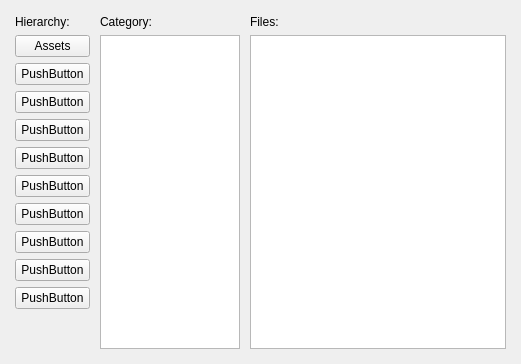
          <widget class="QWidget" name="t_files">
           <attribute name="title">
            <string>Files</string>
           </attribute>
           <layout class="QHBoxLayout" name="horizontalLayout_6">
            <property name="spacing">
             <number>10</number>
            </property>
            <property name="margin">
             <number>15</number>
            </property>
            <item>
             <widget class="QWidget" name="widget_14" native="true">
              <layout class="QVBoxLayout" name="verticalLayout_2">
               <property name="spacing">
                <number>6</number>
               </property>
               <property name="margin">
                <number>0</number>
               </property>
               <item>
                <widget class="QLabel" name="l_fHierarchy">
                 <property name="text">
                  <string>Hierarchy:</string>
                 </property>
                </widget>
               </item>
               <item>
                <widget class="QPushButton" name="b_fH01">
                 <property name="minimumSize">
                  <size>
                   <width>75</width>
                   <height>0</height>
                  </size>
                 </property>
                 <property name="maximumSize">
                  <size>
                   <width>75</width>
                   <height>16777215</height>
                  </size>
                 </property>
                 <property name="text">
                  <string>Assets</string>
                 </property>
                </widget>
               </item>
               <item>
                <widget class="QPushButton" name="b_fH02">
                 <property name="minimumSize">
                  <size>
                   <width>75</width>
                   <height>0</height>
                  </size>
                 </property>
                 <property name="maximumSize">
                  <size>
                   <width>75</width>
                   <height>16777215</height>
                  </size>
                 </property>
                 <property name="text">
                  <string>PushButton</string>
                 </property>
                </widget>
               </item>
               <item>
                <widget class="QPushButton" name="b_fH03">
                 <property name="minimumSize">
                  <size>
                   <width>75</width>
                   <height>0</height>
                  </size>
                 </property>
                 <property name="maximumSize">
                  <size>
                   <width>75</width>
                   <height>16777215</height>
                  </size>
                 </property>
                 <property name="text">
                  <string>PushButton</string>
                 </property>
                </widget>
               </item>
               <item>
                <widget class="QPushButton" name="b_fH04">
                 <property name="minimumSize">
                  <size>
                   <width>75</width>
                   <height>0</height>
                  </size>
                 </property>
                 <property name="maximumSize">
                  <size>
                   <width>75</width>
                   <height>16777215</height>
                  </size>
                 </property>
                 <property name="text">
                  <string>PushButton</string>
                 </property>
                </widget>
               </item>
               <item>
                <widget class="QPushButton" name="b_fH05">
                 <property name="minimumSize">
                  <size>
                   <width>75</width>
                   <height>0</height>
                  </size>
                 </property>
                 <property name="maximumSize">
                  <size>
                   <width>75</width>
                   <height>16777215</height>
                  </size>
                 </property>
                 <property name="text">
                  <string>PushButton</string>
                 </property>
                </widget>
               </item>
               <item>
                <widget class="QPushButton" name="b_fH06">
                 <property name="minimumSize">
                  <size>
                   <width>75</width>
                   <height>0</height>
                  </size>
                 </property>
                 <property name="maximumSize">
                  <size>
                   <width>75</width>
                   <height>16777215</height>
                  </size>
                 </property>
                 <property name="text">
                  <string>PushButton</string>
                 </property>
                </widget>
               </item>
               <item>
                <widget class="QPushButton" name="b_fH07">
                 <property name="minimumSize">
                  <size>
                   <width>75</width>
                   <height>0</height>
                  </size>
                 </property>
                 <property name="maximumSize">
                  <size>
                   <width>75</width>
                   <height>16777215</height>
                  </size>
                 </property>
                 <property name="text">
                  <string>PushButton</string>
                 </property>
                </widget>
               </item>
               <item>
                <widget class="QPushButton" name="b_fH08">
                 <property name="minimumSize">
                  <size>
                   <width>75</width>
                   <height>0</height>
                  </size>
                 </property>
                 <property name="maximumSize">
                  <size>
                   <width>75</width>
                   <height>16777215</height>
                  </size>
                 </property>
                 <property name="text">
                  <string>PushButton</string>
                 </property>
                </widget>
               </item>
               <item>
                <widget class="QPushButton" name="b_fH09">
                 <property name="minimumSize">
                  <size>
                   <width>75</width>
                   <height>0</height>
                  </size>
                 </property>
                 <property name="maximumSize">
                  <size>
                   <width>75</width>
                   <height>16777215</height>
                  </size>
                 </property>
                 <property name="text">
                  <string>PushButton</string>
                 </property>
                </widget>
               </item>
               <item>
                <widget class="QPushButton" name="b_fH10">
                 <property name="minimumSize">
                  <size>
                   <width>75</width>
                   <height>0</height>
                  </size>
                 </property>
                 <property name="maximumSize">
                  <size>
                   <width>75</width>
                   <height>16777215</height>
                  </size>
                 </property>
                 <property name="text">
                  <string>PushButton</string>
                 </property>
                </widget>
               </item>
               <item>
                <spacer name="verticalSpacer_2">
                 <property name="orientation">
                  <enum>Qt::Vertical</enum>
                 </property>
                 <property name="sizeHint" stdset="0">
                  <size>
                   <width>20</width>
                   <height>40</height>
                  </size>
                 </property>
                </spacer>
               </item>
              </layout>
             </widget>
            </item>
            <item>
             <widget class="QWidget" name="widget_9" native="true">
              <property name="minimumSize">
               <size>
                <width>140</width>
                <height>0</height>
               </size>
              </property>
              <property name="maximumSize">
               <size>
                <width>140</width>
                <height>16777215</height>
               </size>
              </property>
              <layout class="QVBoxLayout" name="verticalLayout_5">
               <property name="margin">
                <number>0</number>
               </property>
               <item>
                <widget class="QLabel" name="l_fCategory">
                 <property name="text">
                  <string>Category:</string>
                 </property>
                </widget>
               </item>
               <item>
                <widget class="QListView" name="lw_fCategory">
                 <property name="contextMenuPolicy">
                  <enum>Qt::CustomContextMenu</enum>
                 </property>
                 <property name="editTriggers">
                  <set>QAbstractItemView::NoEditTriggers</set>
                 </property>
                </widget>
               </item>
              </layout>
             </widget>
            </item>
            <item>
             <widget class="QWidget" name="widget_10" native="true">
              <layout class="QVBoxLayout" name="verticalLayout_7">
               <property name="margin">
                <number>0</number>
               </property>
               <item>
                <widget class="QLabel" name="l_fFiles">
                 <property name="text">
                  <string>Files:</string>
                 </property>
                </widget>
               </item>
               <item>
                <widget class="QTableView" name="tw_fFiles">
                 <property name="contextMenuPolicy">
                  <enum>Qt::CustomContextMenu</enum>
                 </property>
                 <property name="editTriggers">
                  <set>QAbstractItemView::NoEditTriggers</set>
                 </property>
                 <property name="selectionMode">
                  <enum>QAbstractItemView::ExtendedSelection</enum>
                 </property>
                 <property name="selectionBehavior">
                  <enum>QAbstractItemView::SelectRows</enum>
                 </property>
                 <property name="textElideMode">
                  <enum>Qt::ElideRight</enum>
                 </property>
                 <property name="verticalScrollMode">
                  <enum>QAbstractItemView::ScrollPerPixel</enum>
                 </property>
                 <property name="horizontalScrollMode">
                  <enum>QAbstractItemView::ScrollPerPixel</enum>
                 </property>
                 <property name="sortingEnabled">
                  <bool>true</bool>
                 </property>
                 <attribute name="horizontalHeaderCascadingSectionResizes">
                  <bool>false</bool>
                 </attribute>
                 <attribute name="horizontalHeaderHighlightSections">
                  <bool>false</bool>
                 </attribute>
                 <attribute name="horizontalHeaderShowSortIndicator" stdset="0">
                  <bool>true</bool>
                 </attribute>
                 <attribute name="horizontalHeaderStretchLastSection">
                  <bool>true</bool>
                 </attribute>
                 <attribute name="verticalHeaderVisible">
                  <bool>false</bool>
                 </attribute>
                 <attribute name="verticalHeaderStretchLastSection">
                  <bool>false</bool>
                 </attribute>
                </widget>
               </item>
              </layout>
             </widget>
            </item>
           </layout>
          </widget>
